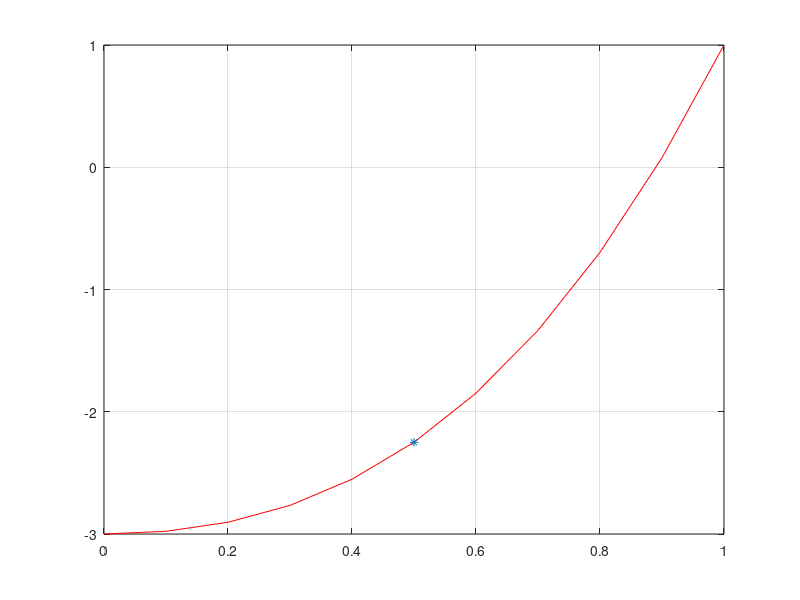

MATLAB code for this plot:
clear;
clc;
close all;

x = 0:0.1:1; 
f = @(x)2*x.*x.*x +2.*x.*x -3;
y = f(x);

est = 0.5;
inter = interp1(x,y,est);
figure, plot(x,y,'-r',est,inter,'*')
grid on